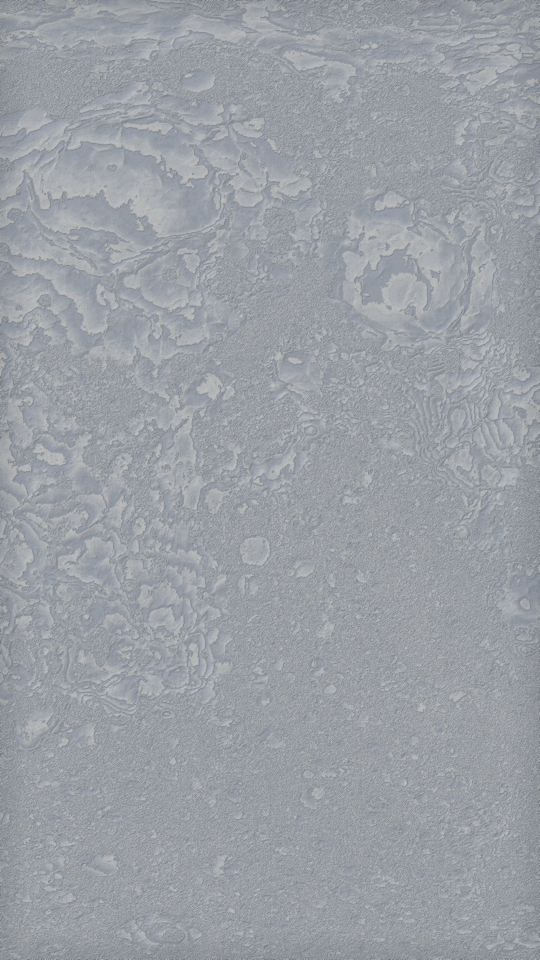
#> input picture Assets/Resources/MapArt/moon_nearside.jpg, 1080 x 1920 px (shown at 1/2 size)
$ python bake_moon_terrain.py
#> lines starting #> are read from the running program, lines starting #| are printed output that depends on the picture; after the words box and inside, x2 and y2 are one past the last pixel; in counts of white or black regions, pixels touching at a corner belong together
#!/usr/bin/env python3
"""
将 moon_nearside.jpg (1080x1920) 离线烘焙为紧凑地形数据 (TRN1 二进制) 与天堑叠加图层。
坐标系约定：画布左下角为 (0, 0)，右上角为 (1080, 1920)，二进制行序按 y=0 (底) -> y=height-1 (顶) 存储，
运行时可直接用 canvasPos.y / 1920 * height 索引，零翻转开销。
"""
import os
import re
import struct
import numpy as np
from PIL import Image, ImageFilter

ROOT = os.path.abspath(os.path.join(os.path.dirname(__file__), ".."))
SRC_IMG = os.path.join(ROOT, "Assets", "Resources", "MapArt", "moon_nearside.jpg")
BOOTSTRAP_CS = os.path.join(ROOT, "Assets", "Scripts", "DemoBootstrap.cs")
OUT_BYTES = os.path.join(ROOT, "Assets", "Resources", "MapData", "moon_nearside_terrain.bytes")
OUT_OVERLAY = os.path.join(ROOT, "Assets", "Resources", "MapData", "moon_nearside_hazard_overlay.png")

GRID_W = 270
GRID_H = 480
CANVAS_W = 1080.0
CANVAS_H = 1920.0
MAP_X, MAP_Y, MAP_W, MAP_H = 0.0, 173.0, 1080.0, 1574.0


def moon_near_x(lon):
    return max(0.06, min(0.94, (lon + 35.0) / 70.0))


def moon_near_y(lat):
    return max(0.08, min(0.92, (lat + 62.0) / 124.0))


def load_moon_near_stations():
    with open(BOOTSTRAP_CS, "r", encoding="utf-8") as f:
        text = f.read()
    pts = []
    for m in re.finditer(r'AddMoonNear\("[^"]+",\s*([-\d.]+)f,\s*([-\d.]+)f\)', text):
        pts.append((moon_near_x(float(m.group(1))), moon_near_y(float(m.group(2)))))
    for m in re.finditer(r'MoonNearX\(([-\d.]+)f\),\s*MoonNearY\(([-\d.]+)f\)', text):
        pts.append((moon_near_x(float(m.group(1))), moon_near_y(float(m.group(2)))))
    return list(dict.fromkeys(pts))


def main():
    os.makedirs(os.path.dirname(OUT_BYTES), exist_ok=True)
    img = Image.open(SRC_IMG).convert("L")
    # 图像文件 y=0 在顶部，先上下翻转使 y=0 对应画布底部 (Unity UV 原点)
    img_flip = img.transpose(Image.FLIP_TOP_BOTTOM)

    # 平滑后缩放到 270x480 作为高程场
    smooth = img_flip.filter(ImageFilter.GaussianBlur(radius=3.5))
    elev_img = smooth.resize((GRID_W, GRID_H), Image.Resampling.BILINEAR)
    elev = np.asarray(elev_img, dtype=np.float32)

    # 局部梯度（坡度）
    gy, gx = np.gradient(elev)
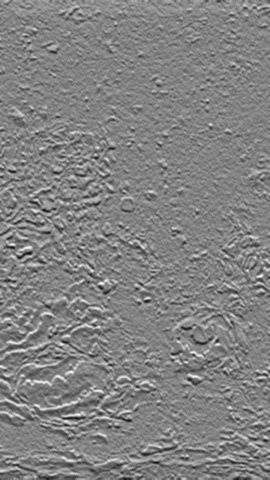
#> gy: shape (480, 270) float32; min -11, max 10.5, mean 0.00142; drawn with min black and max white
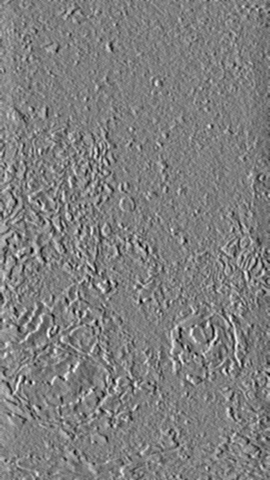
#> gx: shape (480, 270) float32; min -10, max 10, mean -0.00753; drawn with min black and max white
    slope = np.hypot(gx, gy)
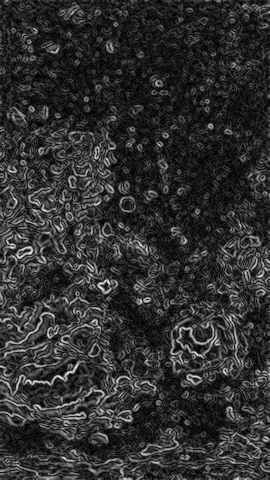
#> slope: shape (480, 270) float32; min 0, max 11.72, mean 2.21; drawn with min black and max white

    # 精细细节图用于识别深裂谷（局部极暗）与陡峭环形山脊（高梯度+高亮度）
    fine = np.asarray(img_flip.resize((GRID_W, GRID_H), Image.Resampling.BILINEAR), dtype=np.float32)
    local_mean = np.asarray(
        img_flip.filter(ImageFilter.GaussianBlur(radius=14.0)).resize((GRID_W, GRID_H), Image.Resampling.BILINEAR),
        dtype=np.float32,
    )
    rift_depth = local_mean - fine  # 正值越大越可能是深陷月溪/裂谷
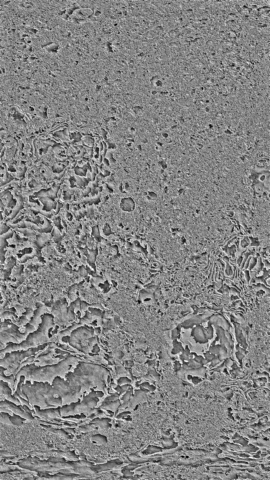
#> rift_depth: shape (480, 270) float32; min -25, max 23, mean 0; drawn with min black and max white

    # flags: bit0(1)=陡坡惩罚带, bit1(2)=硬性禁建区(深裂谷/极陡峭山脊)
    flags = np.zeros((GRID_H, GRID_W), dtype=np.uint8)
    slope_steep_th = float(np.percentile(slope, 82.0))
#> slope_steep_th = 3.54
    slope_hard_th = float(np.percentile(slope, 95.5))
#> slope_hard_th = 5.7
    rift_hard_th = float(np.percentile(rift_depth, 97.5))
#> rift_hard_th = 11

    steep_mask = (slope >= slope_steep_th) | (elev >= 165.0)
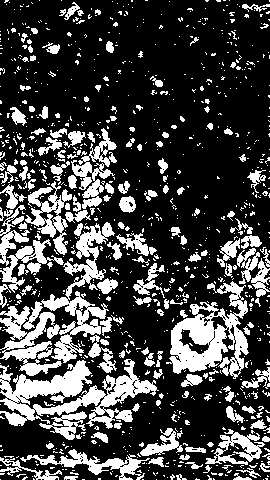
#> steep_mask: shape (480, 270) bool; 26.8% white; 988 white regions (824 under 20 px), largest, box (x1, y1, x2, y2) and area: (0, 359, 159, 429) 4655, (166, 281, 249, 379) 3705, (23, 222, 115, 363) 3148
    hard_mask = (slope >= slope_hard_th) | ((rift_depth >= rift_hard_th) & (elev < 130.0))
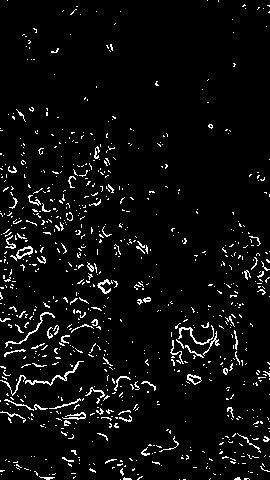
#> hard_mask: shape (480, 270) bool; 4.8% white in thin lines or dots

    flags[steep_mask] |= 1
    flags[hard_mask] |= 2
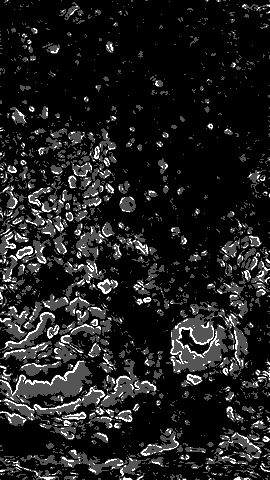
#> flags: shape (480, 270); 4.77% of pixels changed, all inside (x1, y1, x2, y2) = (0, 0, 270, 480); drawn with min black and max white

    # 边缘留白与所有站点周围 32px 安全区清除硬性禁建区
    stations_norm = load_moon_near_stations()
    print(f"Protected MoonNear stations: {len(stations_norm)}")
    yy, xx = np.mgrid[0:GRID_H, 0:GRID_W]
    for sx, sy in stations_norm:
        cx = (MAP_X + sx * MAP_W) / CANVAS_W * GRID_W
        cy = (MAP_Y + sy * MAP_H) / CANVAS_H * GRID_H
        r2 = (xx - cx) ** 2 + (yy - cy) ** 2
        flags[r2 <= (8.5 ** 2)] &= ~np.uint8(2)

    # 写出 TRN1 二进制: magic(4) + width(uint16) + height(uint16) + interleaved [elev, flags]
    elev_u8 = np.clip(elev, 0, 255).astype(np.uint8)
    interleaved = np.stack([elev_u8, flags], axis=-1).tobytes()
    with open(OUT_BYTES, "wb") as f:
        f.write(b"TRN1")
        f.write(struct.pack("<HH", GRID_W, GRID_H))
        f.write(interleaved)

    # 生成叠加图层 (PNG 文件顶部为 y=max，需再翻回正常图像方向)
    rgba = np.zeros((GRID_H, GRID_W, 4), dtype=np.uint8)
    # 陡坡/高地：淡琥珀微光
    steep_only = (flags & 1) != 0
    rgba[steep_only] = [235, 168, 72, 34]
    # 硬性禁建区（裂谷/陡脊）：醒目朱红斜纹感半透明高亮
    hard_only = (flags & 2) != 0
    rgba[hard_only] = [225, 58, 48, 125]
    # 禁建区内部做轻量条纹强化辨识度
    stripe = ((xx + yy) % 4) == 0
    rgba[hard_only & stripe] = [255, 95, 78, 175]

    overlay_img = Image.fromarray(rgba, mode="RGBA").transpose(Image.FLIP_TOP_BOTTOM)
    overlay_img = overlay_img.resize((540, 960), Image.Resampling.BILINEAR)
    overlay_img.save(OUT_OVERLAY, optimize=True)

    hard_pct = float(np.mean(hard_only)) * 100.0
    steep_pct = float(np.mean(steep_only)) * 100.0
    print(f"Baked {OUT_BYTES} ({GRID_W}x{GRID_H}, {os.path.getsize(OUT_BYTES)} bytes)")
    print(f"Steep={steep_pct:.2f}%, HardBlocked={hard_pct:.2f}%")
    print(f"Overlay saved to {OUT_OVERLAY}")


if __name__ == "__main__":
#> (the run stopped early here; a loop or call above may not have finished)
